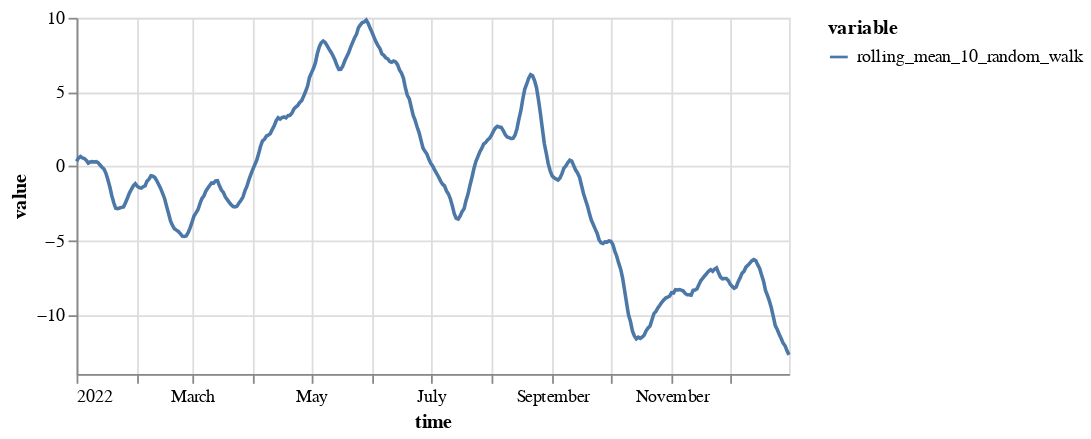

Source (notebook cell):
### Code cell
new_ts.plot()

### Figure 1 — Vega specification as saved in the notebook (floating-point values rounded to 4 significant figures; data arrays with more than 128 entries replaced by an {"elided": "..."} marker saying what was removed)
{"$schema": "https://vega.github.io/schema/vega/v5.json", "data": [{"name": "source_0", "values": {"elided": "365 records"}, "transform": [{"type": "formula", "expr": "toDate(datum['time'])", "as": "time"}]}, {"name": "source_0_y_domain_value", "values": [{"min": -12.71, "max": 9.843}]}, {"name": "source_0_color_domain_variable", "values": [{"variable": "rolling_mean_10_random_walk"}]}], "marks": [{"type": "group", "name": "layer_0_pathgroup", "from": {"facet": {"data": "source_0", "name": "faceted_path_layer_0_main", "groupby": ["variable"]}}, "encode": {"update": {"width": {"field": {"signal": null, "datum": null, "group": "width", "parent": null}}, "height": {"field": {"signal": null, "datum": null, "group": "height", "parent": null}}}}, "marks": [{"type": "line", "name": "layer_0_marks", "from": {"data": "faceted_path_layer_0_main"}, "sort": {"field": "x"}, "encode": {"update": {"stroke": {"field": "variable", "scale": "color"}, "x": {"field": "time", "scale": "x"}, "y": {"field": "value", "scale": "y"}, "defined": {"signal": "isValid(datum[\"time\"]) && isFinite(+datum[\"time\"]) && isValid(datum[\"value\"]) && isFinite(+datum[\"value\"])"}}}, "style": ["line"]}]}], "scales": [{"name": "x", "type": "time", "domain": {"data": "source_0", "field": "time"}, "range": [0, {"signal": "width"}]}, {"name": "y", "type": "linear", "domain": [{"signal": "(data(\"source_0_y_domain_value\")[0] || {}).min"}, {"signal": "(data(\"source_0_y_domain_value\")[0] || {}).max"}], "range": [{"signal": "height"}, 0], "zero": true, "nice": true}, {"name": "color", "type": "ordinal", "domain": {"data": "source_0_color_domain_variable", "field": "variable", "sort": true}, "range": "category"}], "axes": [{"scale": "x", "domain": false, "orient": "bottom", "grid": true, "tickCount": {"signal": "ceil(width/40)"}, "maxExtent": 0, "ticks": false, "zindex": 0, "minExtent": 0, "gridScale": "y", "labels": false, "aria": false}, {"scale": "y", "grid": true, "gridScale": "x", "orient": "left", "tickCount": {"signal": "ceil(height/40)"}, "domain": false, "aria": false, "labels": false, "minExtent": 0, "ticks": false, "zindex": 0, "maxExtent": 0}, {"scale": "x", "grid": false, "labelOverlap": true, "tickCount": {"signal": "ceil(width/40)"}, "labelFlush": true, "zindex": 0, "title": "time", "orient": "bottom"}, {"scale": "y", "orient": "left", "grid": false, "labelOverlap": true, "zindex": 0, "tickCount": {"signal": "ceil(height/40)"}, "title": "value"}], "legends": [{"stroke": "color", "symbolType": "stroke", "title": "variable"}], "width": 400, "style": "cell", "background": "white", "height": 200, "padding": 5}
